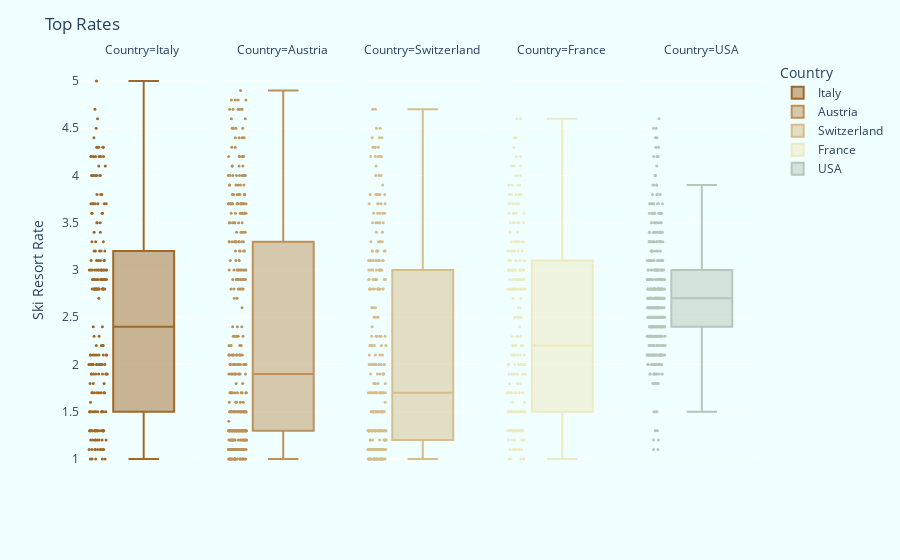

Source (notebook cell):
### Code cell
fig = px.box(top, y= 'Ski Resort Rate', color="Country",facet_col="Country",
             boxmode="overlay", points='all',color_discrete_sequence=px.colors.diverging.Earth)
fig.update_traces(marker=dict(size=3))
fig.update_layout(plot_bgcolor='azure',paper_bgcolor='azure', title = 'Top Rates')

fig.show()

### Figure 1 — Plotly figure (JSON) as saved in the notebook; plotly's stock layout.template omitted (floating-point values rounded to 4 significant figures; data arrays with more than 128 entries replaced by an {"elided": "..."} marker saying what was removed)
{"data": [{"alignmentgroup": "True", "boxpoints": "all", "hovertemplate": "Country=Italy<br>Ski Resort Rate=%{y}<extra></extra>", "legendgroup": "Italy", "marker": {"color": "rgb(161, 105, 40)", "size": 3}, "name": "Italy", "notched": false, "offsetgroup": "Italy", "orientation": "v", "showlegend": true, "type": "box", "x0": " ", "xaxis": "x", "y": {"elided": "217 float values"}, "y0": " ", "yaxis": "y"}, {"alignmentgroup": "True", "boxpoints": "all", "hovertemplate": "Country=Austria<br>Ski Resort Rate=%{y}<extra></extra>", "legendgroup": "Austria", "marker": {"color": "rgb(189, 146, 90)", "size": 3}, "name": "Austria", "notched": false, "offsetgroup": "Austria", "orientation": "v", "showlegend": true, "type": "box", "x0": " ", "xaxis": "x2", "y": {"elided": "379 float values"}, "y0": " ", "yaxis": "y2"}, {"alignmentgroup": "True", "boxpoints": "all", "hovertemplate": "Country=Switzerland<br>Ski Resort Rate=%{y}<extra></extra>", "legendgroup": "Switzerland", "marker": {"color": "rgb(214, 189, 141)", "size": 3}, "name": "Switzerland", "notched": false, "offsetgroup": "Switzerland", "orientation": "v", "showlegend": true, "type": "box", "x0": " ", "xaxis": "x3", "y": {"elided": "293 float values"}, "y0": " ", "yaxis": "y3"}, {"alignmentgroup": "True", "boxpoints": "all", "hovertemplate": "Country=France<br>Ski Resort Rate=%{y}<extra></extra>", "legendgroup": "France", "marker": {"color": "rgb(237, 234, 194)", "size": 3}, "name": "France", "notched": false, "offsetgroup": "France", "orientation": "v", "showlegend": true, "type": "box", "x0": " ", "xaxis": "x4", "y": {"elided": "242 float values"}, "y0": " ", "yaxis": "y4"}, {"alignmentgroup": "True", "boxpoints": "all", "hovertemplate": "Country=USA<br>Ski Resort Rate=%{y}<extra></extra>", "legendgroup": "USA", "marker": {"color": "rgb(181, 200, 184)", "size": 3}, "name": "USA", "notched": false, "offsetgroup": "USA", "orientation": "v", "showlegend": true, "type": "box", "x0": " ", "xaxis": "x5", "y": {"elided": "446 float values"}, "y0": " ", "yaxis": "y5"}], "layout": {"annotations": [{"font": {}, "showarrow": false, "text": "Country=Italy", "x": 0.092, "xanchor": "center", "xref": "paper", "y": 1, "yanchor": "bottom", "yref": "paper"}, {"font": {}, "showarrow": false, "text": "Country=Austria", "x": 0.296, "xanchor": "center", "xref": "paper", "y": 1, "yanchor": "bottom", "yref": "paper"}, {"font": {}, "showarrow": false, "text": "Country=Switzerland", "x": 0.5, "xanchor": "center", "xref": "paper", "y": 1, "yanchor": "bottom", "yref": "paper"}, {"font": {}, "showarrow": false, "text": "Country=France", "x": 0.704, "xanchor": "center", "xref": "paper", "y": 1, "yanchor": "bottom", "yref": "paper"}, {"font": {}, "showarrow": false, "text": "Country=USA", "x": 0.908, "xanchor": "center", "xref": "paper", "y": 1, "yanchor": "bottom", "yref": "paper"}], "boxmode": "overlay", "legend": {"title": {"text": "Country"}, "tracegroupgap": 0}, "margin": {"t": 60}, "paper_bgcolor": "azure", "plot_bgcolor": "azure", "title": {"text": "Top Rates"}, "xaxis": {"anchor": "y", "domain": [0, 0.184]}, "xaxis2": {"anchor": "y2", "domain": [0.204, 0.388], "matches": "x"}, "xaxis3": {"anchor": "y3", "domain": [0.408, 0.592], "matches": "x"}, "xaxis4": {"anchor": "y4", "domain": [0.612, 0.796], "matches": "x"}, "xaxis5": {"anchor": "y5", "domain": [0.816, 1], "matches": "x"}, "yaxis": {"anchor": "x", "domain": [0, 1], "title": {"text": "Ski Resort Rate"}}, "yaxis2": {"anchor": "x2", "domain": [0, 1], "matches": "y", "showticklabels": false}, "yaxis3": {"anchor": "x3", "domain": [0, 1], "matches": "y", "showticklabels": false}, "yaxis4": {"anchor": "x4", "domain": [0, 1], "matches": "y", "showticklabels": false}, "yaxis5": {"anchor": "x5", "domain": [0, 1], "matches": "y", "showticklabels": false}}}
